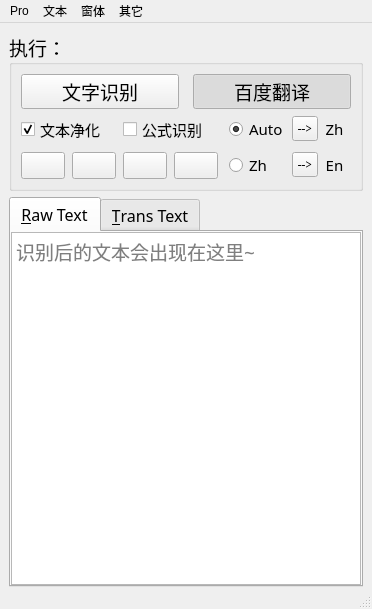
<?xml version="1.0" encoding="UTF-8"?>
<ui version="4.0">
 <class>MainWindow</class>
 <widget class="QMainWindow" name="MainWindow">
  <property name="geometry">
   <rect>
    <x>0</x>
    <y>0</y>
    <width>349</width>
    <height>609</height>
   </rect>
  </property>
  <property name="windowTitle">
   <string>可可 OCR</string>
  </property>
  <property name="windowIcon">
   <iconset resource="rec.qrc">
    <normaloff>:/ico/开心果.png</normaloff>:/ico/开心果.png</iconset>
  </property>
  <widget class="QWidget" name="centralwidget">
   <layout class="QVBoxLayout" name="verticalLayout">
    <property name="bottomMargin">
     <number>0</number>
    </property>
    <item>
     <widget class="QGroupBox" name="groupBox">
      <property name="font">
       <font>
        <family>微软雅黑 Light</family>
        <pointsize>14</pointsize>
       </font>
      </property>
      <property name="title">
       <string>执行：</string>
      </property>
      <layout class="QVBoxLayout" name="verticalLayout_2">
       <item>
        <layout class="QHBoxLayout" name="horizontalLayout">
         <property name="spacing">
          <number>14</number>
         </property>
         <item>
          <widget class="QPushButton" name="genBtn">
           <property name="minimumSize">
            <size>
             <width>0</width>
             <height>35</height>
            </size>
           </property>
           <property name="text">
            <string>文字识别</string>
           </property>
           <property name="icon">
            <iconset resource="rec.qrc">
             <normaloff>:/ico/scanning.png</normaloff>:/ico/scanning.png</iconset>
           </property>
           <property name="iconSize">
            <size>
             <width>20</width>
             <height>20</height>
            </size>
           </property>
           <property name="shortcut">
            <string>Ctrl+R</string>
           </property>
          </widget>
         </item>
         <item>
          <widget class="QPushButton" name="transBtn">
           <property name="minimumSize">
            <size>
             <width>0</width>
             <height>35</height>
            </size>
           </property>
           <property name="text">
            <string>百度翻译</string>
           </property>
           <property name="icon">
            <iconset resource="rec.qrc">
             <normaloff>:/ico/翻译.png</normaloff>:/ico/翻译.png</iconset>
           </property>
           <property name="iconSize">
            <size>
             <width>18</width>
             <height>18</height>
            </size>
           </property>
           <property name="shortcut">
            <string>Ctrl+T</string>
           </property>
           <property name="checkable">
            <bool>true</bool>
           </property>
           <property name="checked">
            <bool>true</bool>
           </property>
           <property name="autoRepeat">
            <bool>true</bool>
           </property>
          </widget>
         </item>
        </layout>
       </item>
       <item>
        <layout class="QGridLayout" name="gridLayout_3" columnstretch="1,1" columnminimumwidth="0,5">
         <property name="sizeConstraint">
          <enum>QLayout::SetFixedSize</enum>
         </property>
         <property name="bottomMargin">
          <number>0</number>
         </property>
         <property name="horizontalSpacing">
          <number>11</number>
         </property>
         <property name="verticalSpacing">
          <number>6</number>
         </property>
         <item row="0" column="0">
          <layout class="QGridLayout" name="gridLayout_2" columnstretch="1,1" columnminimumwidth="0,0">
           <property name="horizontalSpacing">
            <number>6</number>
           </property>
           <property name="verticalSpacing">
            <number>8</number>
           </property>
           <item row="0" column="0">
            <widget class="QCheckBox" name="c01">
             <property name="sizePolicy">
              <sizepolicy hsizetype="Minimum" vsizetype="Fixed">
               <horstretch>0</horstretch>
               <verstretch>0</verstretch>
              </sizepolicy>
             </property>
             <property name="font">
              <font>
               <family>微软雅黑 Light</family>
               <pointsize>11</pointsize>
              </font>
             </property>
             <property name="styleSheet">
              <string notr="true"/>
             </property>
             <property name="text">
              <string>文本净化</string>
             </property>
             <property name="checked">
              <bool>true</bool>
             </property>
            </widget>
           </item>
           <item row="0" column="1">
            <widget class="QCheckBox" name="c02">
             <property name="sizePolicy">
              <sizepolicy hsizetype="Minimum" vsizetype="Fixed">
               <horstretch>0</horstretch>
               <verstretch>0</verstretch>
              </sizepolicy>
             </property>
             <property name="font">
              <font>
               <family>微软雅黑 Light</family>
               <pointsize>11</pointsize>
              </font>
             </property>
             <property name="text">
              <string>公式识别</string>
             </property>
             <property name="shortcut">
              <string>Ctrl+E</string>
             </property>
            </widget>
           </item>
           <item row="1" column="0" colspan="2">
            <layout class="QHBoxLayout" name="horizontalLayout_2" stretch="1,1,1,1">
             <property name="spacing">
              <number>7</number>
             </property>
             <item>
              <widget class="QPushButton" name="copyBtn">
               <property name="sizePolicy">
                <sizepolicy hsizetype="Minimum" vsizetype="Fixed">
                 <horstretch>0</horstretch>
                 <verstretch>0</verstretch>
                </sizepolicy>
               </property>
               <property name="minimumSize">
                <size>
                 <width>0</width>
                 <height>26</height>
                </size>
               </property>
               <property name="font">
                <font>
                 <family>微软雅黑 Light</family>
                 <pointsize>11</pointsize>
                </font>
               </property>
               <property name="text">
                <string/>
               </property>
               <property name="icon">
                <iconset resource="rec.qrc">
                 <normaloff>:/ico/复制 (1).png</normaloff>:/ico/复制 (1).png</iconset>
               </property>
               <property name="shortcut">
                <string>Alt+C</string>
               </property>
              </widget>
             </item>
             <item>
              <widget class="QPushButton" name="delBtn">
               <property name="sizePolicy">
                <sizepolicy hsizetype="Minimum" vsizetype="Fixed">
                 <horstretch>0</horstretch>
                 <verstretch>0</verstretch>
                </sizepolicy>
               </property>
               <property name="minimumSize">
                <size>
                 <width>0</width>
                 <height>26</height>
                </size>
               </property>
               <property name="font">
                <font>
                 <family>微软雅黑 Light</family>
                 <pointsize>11</pointsize>
                </font>
               </property>
               <property name="text">
                <string/>
               </property>
               <property name="icon">
                <iconset resource="rec.qrc">
                 <normaloff>:/ico/删除 (2).png</normaloff>:/ico/删除 (2).png</iconset>
               </property>
               <property name="shortcut">
                <string>Alt+D</string>
               </property>
              </widget>
             </item>
             <item>
              <widget class="QPushButton" name="oneMBtn">
               <property name="sizePolicy">
                <sizepolicy hsizetype="Minimum" vsizetype="Fixed">
                 <horstretch>0</horstretch>
                 <verstretch>0</verstretch>
                </sizepolicy>
               </property>
               <property name="minimumSize">
                <size>
                 <width>0</width>
                 <height>26</height>
                </size>
               </property>
               <property name="font">
                <font>
                 <family>微软雅黑 Light</family>
                 <pointsize>11</pointsize>
                </font>
               </property>
               <property name="text">
                <string/>
               </property>
               <property name="icon">
                <iconset resource="rec.qrc">
                 <normaloff>:/ico/批量运维.png</normaloff>:/ico/批量运维.png</iconset>
               </property>
              </widget>
             </item>
             <item>
              <widget class="QPushButton" name="autoMBtn">
               <property name="sizePolicy">
                <sizepolicy hsizetype="Minimum" vsizetype="Fixed">
                 <horstretch>0</horstretch>
                 <verstretch>0</verstretch>
                </sizepolicy>
               </property>
               <property name="minimumSize">
                <size>
                 <width>0</width>
                 <height>26</height>
                </size>
               </property>
               <property name="font">
                <font>
                 <family>微软雅黑 Light</family>
                 <pointsize>11</pointsize>
                </font>
               </property>
               <property name="text">
                <string/>
               </property>
               <property name="icon">
                <iconset resource="rec.qrc">
                 <normaloff>:/ico/监控 (1).png</normaloff>:/ico/监控 (1).png</iconset>
               </property>
               <property name="checkable">
                <bool>true</bool>
               </property>
              </widget>
             </item>
            </layout>
           </item>
          </layout>
         </item>
         <item row="0" column="1">
          <layout class="QGridLayout" name="gridLayout" columnstretch="1,1,1">
           <property name="horizontalSpacing">
            <number>0</number>
           </property>
           <property name="verticalSpacing">
            <number>8</number>
           </property>
           <item row="0" column="0">
            <widget class="QRadioButton" name="autoR">
             <property name="sizePolicy">
              <sizepolicy hsizetype="Preferred" vsizetype="Fixed">
               <horstretch>0</horstretch>
               <verstretch>0</verstretch>
              </sizepolicy>
             </property>
             <property name="minimumSize">
              <size>
               <width>63</width>
               <height>0</height>
              </size>
             </property>
             <property name="font">
              <font>
               <family>微软雅黑 Light</family>
               <pointsize>11</pointsize>
              </font>
             </property>
             <property name="text">
              <string>Auto</string>
             </property>
             <property name="shortcut">
              <string>Alt+X</string>
             </property>
             <property name="checked">
              <bool>true</bool>
             </property>
            </widget>
           </item>
           <item row="0" column="1">
            <widget class="QPushButton" name="autoBtn">
             <property name="sizePolicy">
              <sizepolicy hsizetype="Preferred" vsizetype="Fixed">
               <horstretch>0</horstretch>
               <verstretch>0</verstretch>
              </sizepolicy>
             </property>
             <property name="minimumSize">
              <size>
               <width>26</width>
               <height>0</height>
              </size>
             </property>
             <property name="font">
              <font>
               <family>MS Serif</family>
               <pointsize>9</pointsize>
              </font>
             </property>
             <property name="styleSheet">
              <string notr="true">text-align:center;padding:3px 0px</string>
             </property>
             <property name="text">
              <string>--&gt;</string>
             </property>
             <property name="checkable">
              <bool>false</bool>
             </property>
             <property name="checked">
              <bool>false</bool>
             </property>
            </widget>
           </item>
           <item row="0" column="2">
            <widget class="QLabel" name="autoTo">
             <property name="sizePolicy">
              <sizepolicy hsizetype="Preferred" vsizetype="Preferred">
               <horstretch>0</horstretch>
               <verstretch>0</verstretch>
              </sizepolicy>
             </property>
             <property name="minimumSize">
              <size>
               <width>33</width>
               <height>0</height>
              </size>
             </property>
             <property name="font">
              <font>
               <family>微软雅黑 Light</family>
               <pointsize>11</pointsize>
              </font>
             </property>
             <property name="styleSheet">
              <string notr="true"/>
             </property>
             <property name="text">
              <string>Zh</string>
             </property>
             <property name="alignment">
              <set>Qt::AlignCenter</set>
             </property>
            </widget>
           </item>
           <item row="1" column="0">
            <widget class="QRadioButton" name="defR">
             <property name="sizePolicy">
              <sizepolicy hsizetype="Preferred" vsizetype="Fixed">
               <horstretch>0</horstretch>
               <verstretch>0</verstretch>
              </sizepolicy>
             </property>
             <property name="minimumSize">
              <size>
               <width>63</width>
               <height>0</height>
              </size>
             </property>
             <property name="font">
              <font>
               <family>微软雅黑 Light</family>
               <pointsize>11</pointsize>
              </font>
             </property>
             <property name="text">
              <string>Zh  </string>
             </property>
             <property name="shortcut">
              <string>Alt+Z</string>
             </property>
            </widget>
           </item>
           <item row="1" column="1">
            <widget class="QPushButton" name="defBtn">
             <property name="sizePolicy">
              <sizepolicy hsizetype="Preferred" vsizetype="Fixed">
               <horstretch>0</horstretch>
               <verstretch>0</verstretch>
              </sizepolicy>
             </property>
             <property name="minimumSize">
              <size>
               <width>26</width>
               <height>0</height>
              </size>
             </property>
             <property name="font">
              <font>
               <family>MS Serif</family>
               <pointsize>9</pointsize>
              </font>
             </property>
             <property name="styleSheet">
              <string notr="true">text-align:center;padding:3px 0px</string>
             </property>
             <property name="text">
              <string>--&gt;</string>
             </property>
            </widget>
           </item>
           <item row="1" column="2">
            <widget class="QLabel" name="defTo">
             <property name="sizePolicy">
              <sizepolicy hsizetype="Preferred" vsizetype="Preferred">
               <horstretch>0</horstretch>
               <verstretch>0</verstretch>
              </sizepolicy>
             </property>
             <property name="minimumSize">
              <size>
               <width>33</width>
               <height>0</height>
              </size>
             </property>
             <property name="font">
              <font>
               <family>微软雅黑 Light</family>
               <pointsize>11</pointsize>
              </font>
             </property>
             <property name="styleSheet">
              <string notr="true"/>
             </property>
             <property name="text">
              <string>En</string>
             </property>
             <property name="alignment">
              <set>Qt::AlignCenter</set>
             </property>
            </widget>
           </item>
          </layout>
         </item>
        </layout>
       </item>
      </layout>
     </widget>
    </item>
    <item>
     <widget class="QTabWidget" name="tabCtrl">
      <property name="font">
       <font>
        <family>微软雅黑 Light</family>
        <pointsize>12</pointsize>
       </font>
      </property>
      <property name="currentIndex">
       <number>0</number>
      </property>
      <widget class="QWidget" name="tab">
       <property name="font">
        <font>
         <family>微软雅黑 Light</family>
         <pointsize>12</pointsize>
        </font>
       </property>
       <attribute name="title">
        <string>&amp;Raw Text</string>
       </attribute>
       <layout class="QHBoxLayout" name="horizontalLayout_3">
        <property name="spacing">
         <number>0</number>
        </property>
        <property name="leftMargin">
         <number>0</number>
        </property>
        <property name="topMargin">
         <number>0</number>
        </property>
        <property name="rightMargin">
         <number>0</number>
        </property>
        <property name="bottomMargin">
         <number>0</number>
        </property>
        <item>
         <widget class="QTextEdit" name="rawText">
          <property name="font">
           <font>
            <family>微软雅黑 Light</family>
            <pointsize>14</pointsize>
           </font>
          </property>
          <property name="styleSheet">
           <string notr="true">p{font-size:900
}</string>
          </property>
          <property name="html">
           <string>&lt;!DOCTYPE HTML PUBLIC &quot;-//W3C//DTD HTML 4.0//EN&quot; &quot;http://www.w3.org/TR/REC-html40/strict.dtd&quot;&gt;
&lt;html&gt;&lt;head&gt;&lt;meta name=&quot;qrichtext&quot; content=&quot;1&quot; /&gt;&lt;style type=&quot;text/css&quot;&gt;
p, li { white-space: pre-wrap; }
&lt;/style&gt;&lt;/head&gt;&lt;body style=&quot; font-family:'微软雅黑 Light'; font-size:14pt; font-weight:400; font-style:normal;&quot;&gt;
&lt;p style=&quot;-qt-paragraph-type:empty; margin-top:0px; margin-bottom:0px; margin-left:0px; margin-right:0px; -qt-block-indent:0; text-indent:0px;&quot;&gt;&lt;br /&gt;&lt;/p&gt;&lt;/body&gt;&lt;/html&gt;</string>
          </property>
          <property name="placeholderText">
           <string>识别后的文本会出现在这里~</string>
          </property>
         </widget>
        </item>
       </layout>
      </widget>
      <widget class="QWidget" name="tab_2">
       <property name="font">
        <font>
         <family>微软雅黑 Light</family>
         <pointsize>12</pointsize>
        </font>
       </property>
       <attribute name="title">
        <string>&amp;Trans Text</string>
       </attribute>
       <layout class="QHBoxLayout" name="horizontalLayout_4">
        <property name="spacing">
         <number>0</number>
        </property>
        <property name="leftMargin">
         <number>0</number>
        </property>
        <property name="topMargin">
         <number>0</number>
        </property>
        <property name="rightMargin">
         <number>0</number>
        </property>
        <property name="bottomMargin">
         <number>0</number>
        </property>
        <item>
         <widget class="QTextEdit" name="transText">
          <property name="font">
           <font>
            <family>微软雅黑 Light</family>
            <pointsize>14</pointsize>
           </font>
          </property>
          <property name="placeholderText">
           <string>Raw Text 的翻译结果会出现在这里~</string>
          </property>
         </widget>
        </item>
       </layout>
      </widget>
     </widget>
    </item>
   </layout>
  </widget>
  <widget class="QMenuBar" name="menubar">
   <property name="geometry">
    <rect>
     <x>0</x>
     <y>0</y>
     <width>349</width>
     <height>26</height>
    </rect>
   </property>
   <widget class="QMenu" name="menuPro">
    <property name="title">
     <string>Pro</string>
    </property>
   </widget>
   <widget class="QMenu" name="menu">
    <property name="title">
     <string>文本</string>
    </property>
    <addaction name="action"/>
    <addaction name="action_2"/>
    <addaction name="separator"/>
    <addaction name="autoCatch"/>
    <addaction name="oneAction"/>
    <addaction name="separator"/>
    <addaction name="action_4"/>
    <addaction name="action_6"/>
   </widget>
   <widget class="QMenu" name="menu_2">
    <property name="title">
     <string>窗体</string>
    </property>
    <addaction name="topAction"/>
    <addaction name="separator"/>
    <addaction name="fontDec"/>
    <addaction name="fontAdd"/>
   </widget>
   <widget class="QMenu" name="menu_3">
    <property name="title">
     <string>其它</string>
    </property>
    <addaction name="verBtn"/>
    <addaction name="describeBtn"/>
   </widget>
   <addaction name="menuPro"/>
   <addaction name="menu"/>
   <addaction name="menu_2"/>
   <addaction name="menu_3"/>
  </widget>
  <widget class="QStatusBar" name="statusbar"/>
  <action name="action">
   <property name="text">
    <string>复制</string>
   </property>
  </action>
  <action name="action_2">
   <property name="text">
    <string>粘贴</string>
   </property>
  </action>
  <action name="oneAction">
   <property name="text">
    <string>一键翻译</string>
   </property>
   <property name="shortcut">
    <string>Ctrl+B</string>
   </property>
  </action>
  <action name="action_4">
   <property name="text">
    <string>清空</string>
   </property>
  </action>
  <action name="action_6">
   <property name="text">
    <string>清空+</string>
   </property>
  </action>
  <action name="topAction">
   <property name="checkable">
    <bool>true</bool>
   </property>
   <property name="text">
    <string>置顶</string>
   </property>
   <property name="shortcut">
    <string>Ctrl+Q</string>
   </property>
  </action>
  <action name="fontDec">
   <property name="text">
    <string>字体 -</string>
   </property>
   <property name="shortcut">
    <string>Ctrl+-</string>
   </property>
  </action>
  <action name="fontAdd">
   <property name="text">
    <string>字体 +</string>
   </property>
   <property name="shortcut">
    <string>Ctrl+=</string>
   </property>
  </action>
  <action name="autoCatch">
   <property name="checkable">
    <bool>true</bool>
   </property>
   <property name="text">
    <string>自动捕获</string>
   </property>
   <property name="shortcut">
    <string>Ctrl+W</string>
   </property>
  </action>
  <action name="verBtn">
   <property name="text">
    <string>版本</string>
   </property>
  </action>
  <action name="describeBtn">
   <property name="text">
    <string>简介</string>
   </property>
  </action>
 </widget>
 <resources>
  <include location="rec.qrc"/>
 </resources>
 <connections/>
</ui>
